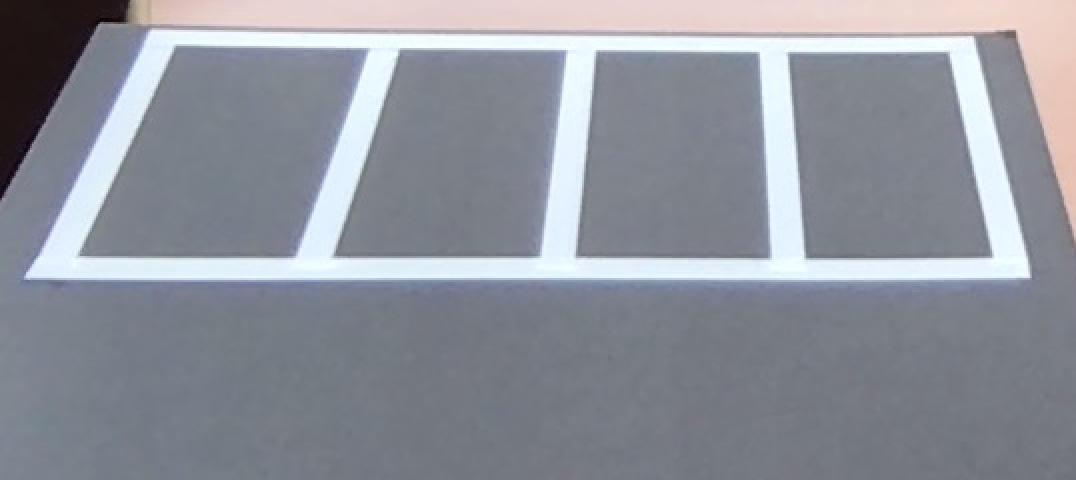
#> input picture 06. Lane Detection/test.png, 1076 x 480 px
$ python shape_detetion.py
#> lines starting #> are read from the running program, lines starting #| are printed output that depends on the picture; after the words box and inside, x2 and y2 are one past the last pixel; in counts of white or black regions, pixels touching at a corner belong together
# https://github.com/webnautes/nudapeu/blob/master/1296-1.py
# https://www.youtube.com/watch?v=14z9mKlt4-o

import cv2

def setLabel(image, str, contour):
    (text_width, text_height), baseline = cv2.getTextSize(str, cv2.FONT_HERSHEY_SIMPLEX, 0.7, 1)
    x,y,width,height = cv2.boundingRect(contour)
    pt_x = x+int((width-text_width)/2)
    pt_y = y+int((height + text_height)/2)
    cv2.rectangle(image, (pt_x, pt_y+baseline), (pt_x+text_width, pt_y-text_height), (200,200,200), cv2.FILLED)
    cv2.putText(image, str, (pt_x, pt_y), cv2.FONT_HERSHEY_SIMPLEX, 0.7, (0,0,0), 1, 8)


img_color = cv2.imread('test.png', cv2.IMREAD_COLOR)
#> img_color is the input picture: shape (480, 1076, 3); mean B, G, R 155, 146.1, 142.2
cv2.imshow('result', img_color)
cv2.waitKey(0)

img_gray = cv2.cvtColor(img_color, cv2.COLOR_BGR2GRAY)
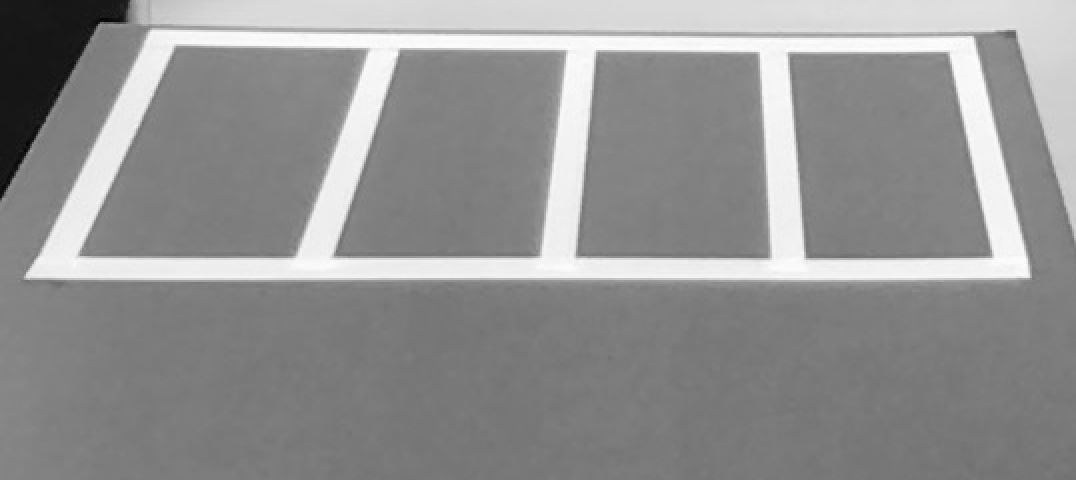
#> img_gray: shape (480, 1076); min 2, max 254, mean 146
cv2.imshow('result', img_gray)
cv2.waitKey(0)

ret,img_binary = cv2.threshold(img_gray, 127, 255, cv2.THRESH_BINARY_INV|cv2.THRESH_OTSU)
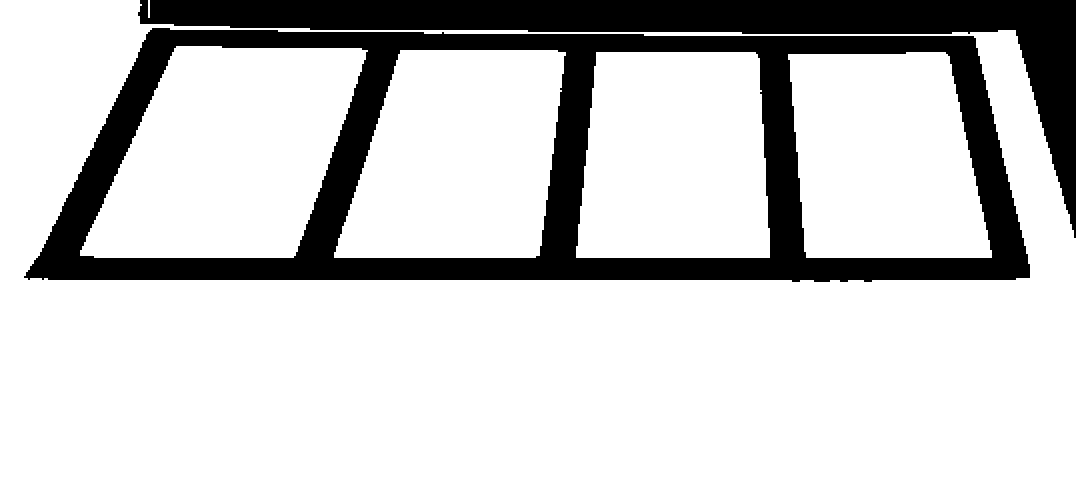
#> img_binary: shape (480, 1076); 79.4% white; 2 black regions
#> ret = 176
cv2.imshow('result', img_binary)
cv2.waitKey(0)

contours, hierarchy = cv2.findContours(img_binary, cv2.RETR_EXTERNAL, cv2.CHAIN_APPROX_SIMPLE)
#> contours = 2 contours, 1 with area under 20; largest, box (x1, y1, x2, y2) and area: (0, 0, 1076, 480) 479625

for cnt in contours:
    size = len(cnt)
    print(size)

    epsilon = 0.005 * cv2.arcLength(cnt, True)
    approx = cv2.approxPolyDP(cnt, epsilon, True)

    size = len(approx)
    print(size)

    cv2.line(img_color, tuple(approx[0][0]), tuple(approx[size-1][0]), (0, 255, 0), 3)
    for k in range(size-1):
        cv2.line(img_color, tuple(approx[k][0]), tuple(approx[k+1][0]), (0, 255, 0), 3)

    if cv2.isContourConvex(approx):
        if size == 3:
            setLabel(img_color, "triangle", cnt)
        elif size == 4:
            setLabel(img_color, "rectangle", cnt)
        elif size == 5:
            setLabel(img_color, "pentagon", cnt)
        elif size == 6:
            setLabel(img_color, "hexagon", cnt)
        elif size == 8:
            setLabel(img_color, "octagon", cnt)
        elif size == 10:
            setLabel(img_color, "decagon", cnt)
        else:
            setLabel(img_color, str(size), cnt)
    else:
        setLabel(img_color, str(size), cnt)
#> this loop made 2 passes
#> (epsilon, approx) on pass 1: (0.18, [[148, 0], [148, 17], [149, 17], [149, 0]])
#> epsilon on pass 2: 15.51
#| 4
#| 4
#| 136
#| 7
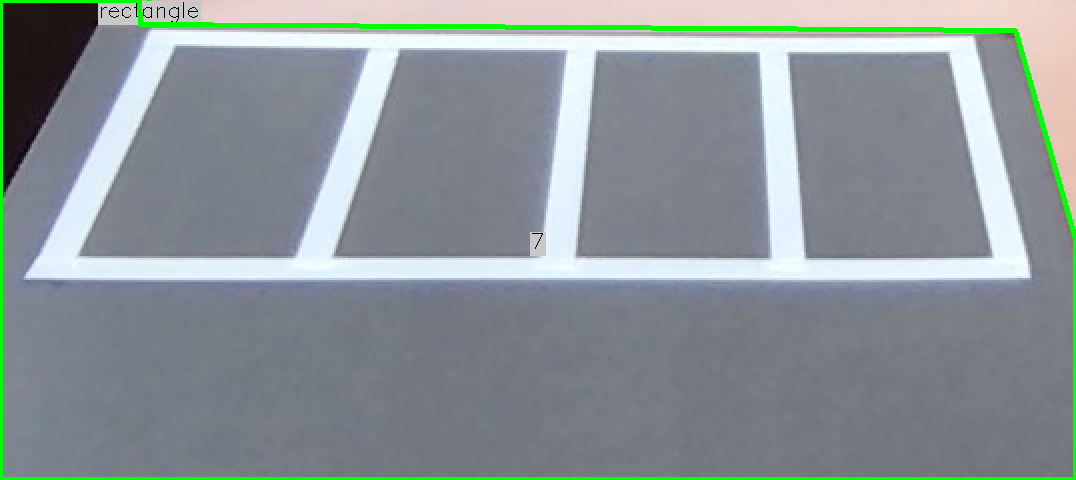
#> img_color: shape (480, 1076, 3); 2.69% of pixels changed, all inside (x1, y1, x2, y2) = (0, 0, 1076, 480)

cv2.imshow('result', img_color)
cv2.waitKey(0)
